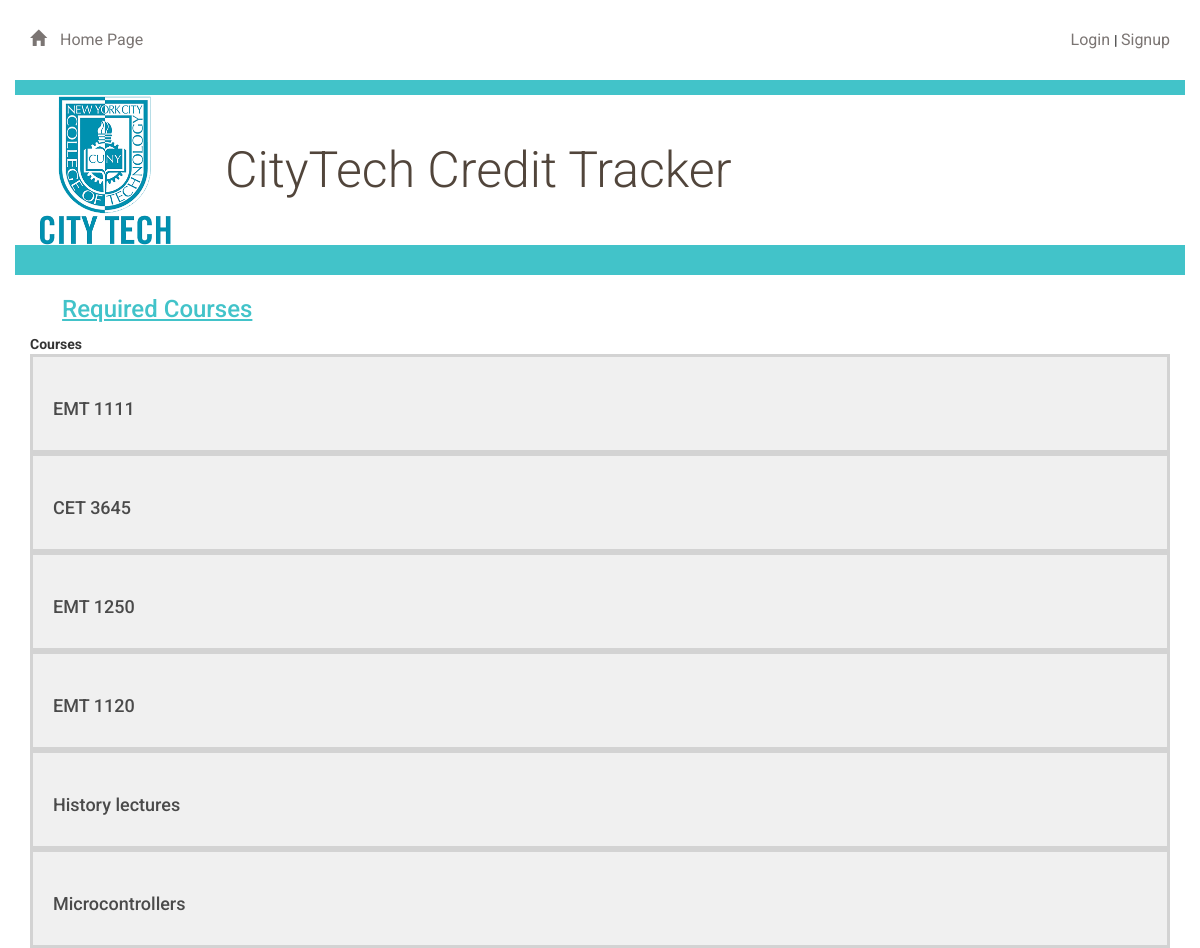
The app's page /courses, older data.
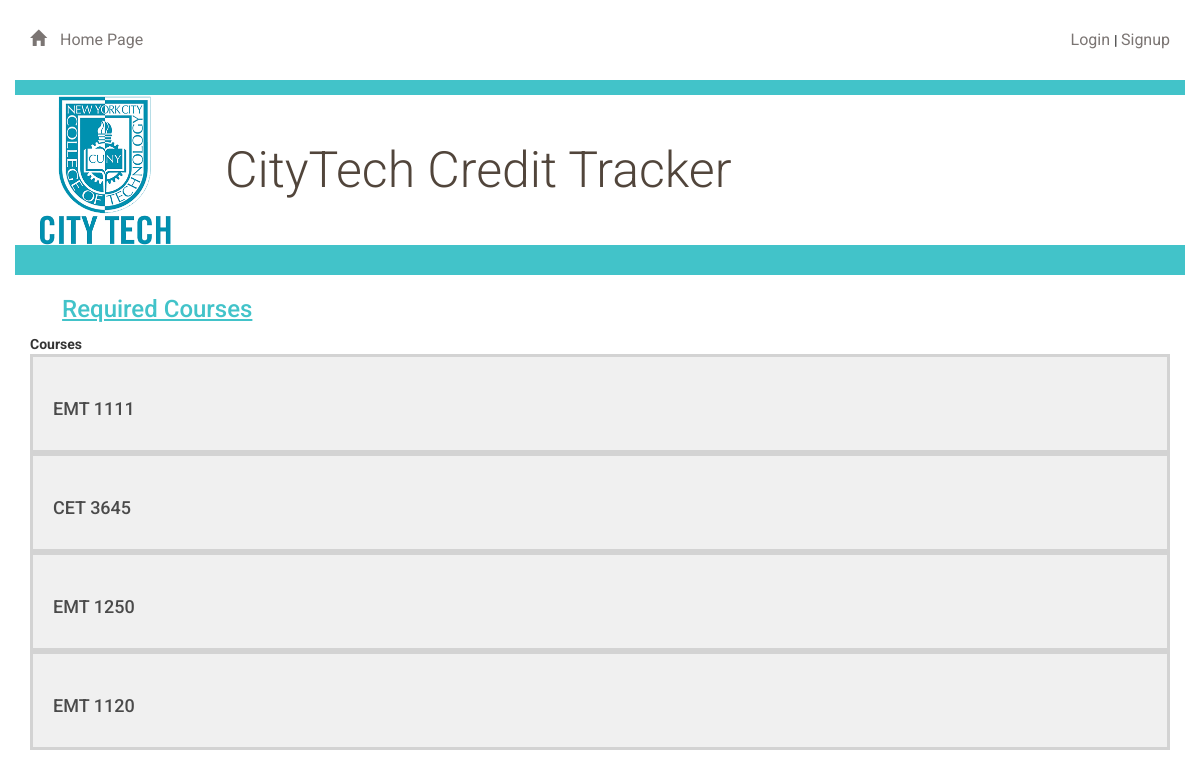
The same page, newer data.
### app/models.py (models this page shows, shortened)
class Courses(db.Model):
    id = db.Column(db.Integer, primary_key=True)
    parent_id = db.Column(db.Integer, db.ForeignKey('courses.id'))
    name = db.Column(db.String(50), nullable=False)
    code = db.Column(db.String(8), nullable=False)
    credits = db.Column(db.Integer, nullable=False)
    dept_id = db.Column(db.Integer, db.ForeignKey('departments.id'))
    progs_id = db.Column(db.Integer, db.ForeignKey('programs.id'))
    prereqs = db.relationship(
        'Courses', secondary=prereq,
        primaryjoin=(prereq.c.course_id == id),
        secondaryjoin=(prereq.c.prereq_id == id),
        backref=db.backref('prereq', lazy='dynamic'), lazy='dynamic')
    coreqs = db.relationship(
        'Courses', secondary=coreq,
        primaryjoin=(coreq.c.course_id == id),
        secondaryjoin=(coreq.c.coreq_id == id),
        backref=db.backref('coreq', lazy='dynamic'), lazy='dynamic')
    children = db.relationship("Courses",
                backref=db.backref('parent', remote_side=[id])
            )

### app/routes.py (the view)
@app.route('/courses')
def courseDashboard():
    courses = Courses.query.all()
    return render_template('course_dashboard.html', courses = courses)

### app/templates/course_dashboard.html (shortened to what this page needs)
{% extends "base.html" %}
{% block content %}
{% include "header.html" %}
	<div class="row divider blue">
		<div class="col-md-12"></div>
	</div>
<section class="col-md-12"> <h2>Required Courses</h2></section>
<div class="">
			Courses
				{% for course in courses %}
					<a href = "{{ url_for('courseDetail', course_id = course.id) }}">
							<div class="movies-list">
									<h3>{{course.name}}</h3>
								</div>
					</a>
				{% endfor %}
	</div>
{% endblock %}

Row changes from the older to the newer data that the page shows:
removed Courses: name "History lectures"
removed Courses: name "Microcontrollers"
